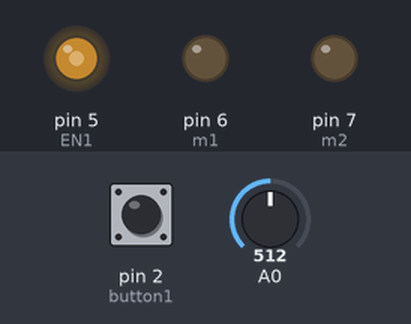
Recording of a sketch running on a simulated Arduino Uno, built with avr-gcc and run on an emulated ATmega328P. On the bench: output pins drawn as LEDs (lit = HIGH). The inputs (shaded band) are chosen by the test bench; at power-on: pin 2 (button1) HIGH, A0 = 512. What the sketch prints to the serial monitor is not drawn.

Above: at 1.2 s.
1.3 s: pin 2 (button1) pulled LOW for 1 s
At 2.9 s:
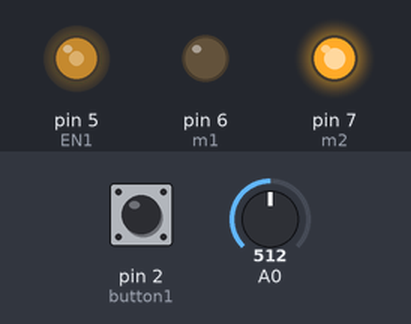
4.0 s: A0 set to 716
At 4.8 s:
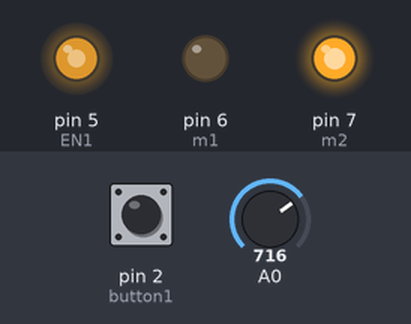
5.5 s: pin 2 (button1) pulled LOW for 0.15 s
At 6.8 s:
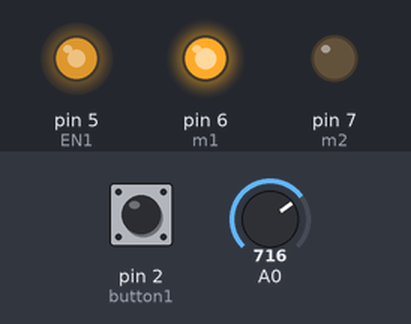
7.3 s: A0 set to 900
At 8.5 s:
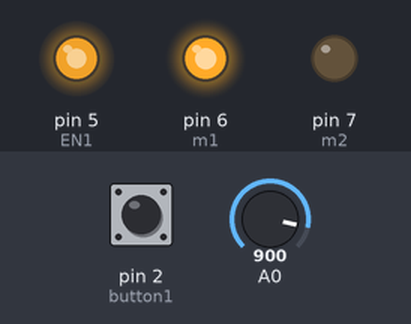
8.8 s: A0 set to 0
At 9.9 s:
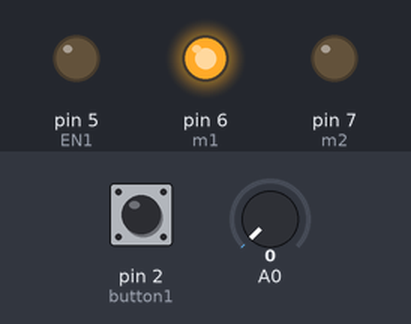
10.3 s: pin 2 (button1) pulled LOW for 0.15 s
At 11.6 s:
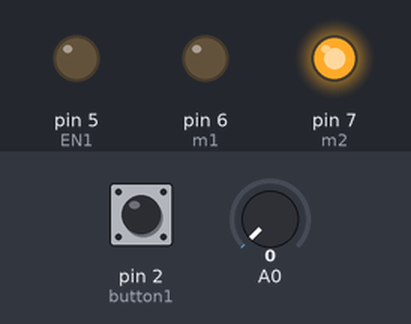
Timing chart, 0 to 13.1 s (numbered marks = the images above; inputs shaded):
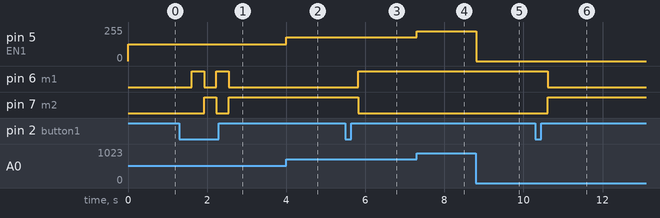

Measured:
- after the input at 1.3 s, pin 6 (m1): alternates HIGH for 0.31 s and LOW for 0.31 s, 4 changes in all, then stays LOW, starting after 0.31 s; pin 7 (m2): LOW → HIGH after 0.62 s, → LOW 0.31 s later, → HIGH 0.31 s later
- after the input at 4.0 s, pin 5 (EN1): 127/255 → 178/255 at once
- after the input at 5.5 s, pin 6 (m1): LOW → HIGH after 0.32 s; pin 7 (m2): HIGH → LOW after 0.32 s
- after the input at 7.3 s, pin 5 (EN1): 178/255 → 224/255 at once
- after the input at 8.8 s, pin 5 (EN1): 224/255 → 0/255 at once
- after the input at 10.3 s, pin 6 (m1): HIGH → LOW after 0.32 s; pin 7 (m2): LOW → HIGH after 0.32 s

The sketch:

button_and_pot.ino
```cpp
#define EN1 5
#define m1 6
#define m2 7

//#define m3 6
//#define m4 7
//#define EN2 9

#define button1 2
#define button2 3
int digital ;
int analog;
int count;
void setup() {
  Serial.begin(9600);
  pinMode(EN1, OUTPUT);
  pinMode(m1 , OUTPUT);
  pinMode(m2 , OUTPUT);
  pinMode(A0, INPUT);
  pinMode(button1 , INPUT);

}

void loop() {
  digital = digitalRead(button1);
  // Serial.println(digital);
  delay(10);
  analog = analogRead(A0);
  //Serial.println(analog);
  int pwm = map(analog, 0, 1023, 0, 255);
  analogWrite(EN1,pwm);
  if (digital == 0)
  {
    count++;
    Serial.println(count);
    delay(300);

  }

  if (count == 1)
  {
    Serial.print("forword");
//    analogWrite(EN1,pwm);
    digitalWrite(m1, HIGH);
    digitalWrite(m2,LOW);
  }

  if (count == 2)
  {
//    analogWrite(EN1,pwm);
    digitalWrite(m1, LOW);
    digitalWrite(m2,HIGH);
  }
  if (count >= 2)
  {
    count = 0;
  }


}
```
